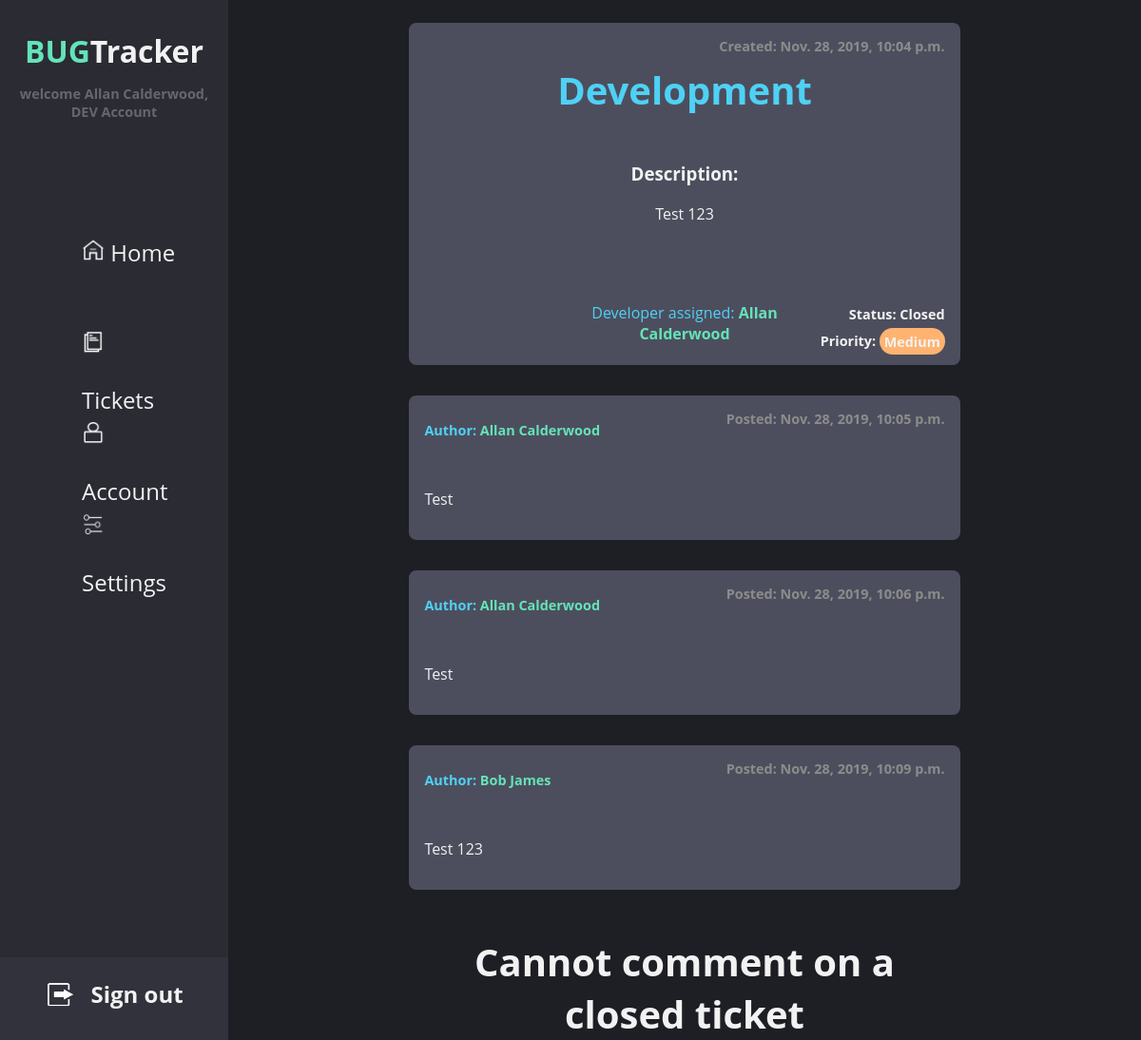
Page /tickets/details/4 (signed in) on the committed database.
### tickets/models.py (models this page shows)
class Ticket(models.Model):
    LOW = 'Low'
    MED = 'Medium'
    HIG = 'High'
    PRIORITY = [
        (LOW, 'Low'),
        (MED, 'Medium'),
        (HIG, 'High'),
    ]
    OPN = 'Open'
    RES = 'Resolved'
    CLS = 'Closed'
    STATUS = [
        (OPN, 'Open'),
        (RES, 'Resolved'),
        (CLS, 'Closed'),
    ]
    DEV = 'Development'
    TEST = 'Testing'
    PRO = 'Production'
    STAGE = [
        (DEV, 'Development'),
        (TEST, 'Testing'),
        (PRO, 'Production'),
    ]
    creatorID = models.ForeignKey(
        settings.AUTH_USER_MODEL,
        on_delete=models.CASCADE,
        related_name='+'
    )
    devID = models.ForeignKey(
        settings.AUTH_USER_MODEL,
        on_delete=models.CASCADE,
        related_name='+'
    )
    description = models.TextField(max_length=1000)
    priority = models.CharField(
        max_length=7,
        choices=PRIORITY
    )
    time = models.DateTimeField(auto_now=False, auto_now_add=True)
    status = models.CharField(
        max_length=8,
        choices=STATUS,
        default='Open',
    )
    stage = models.CharField(
        max_length=11,
        choices=STAGE,
        default='Development',
    )

class Comment(models.Model):
    ticketID = models.ForeignKey(Ticket, on_delete=models.CASCADE)
    content = models.TextField(max_length=1000)
    time = models.DateTimeField(auto_now=False, auto_now_add=True)
    userID = models.ForeignKey(
        settings.AUTH_USER_MODEL,
        on_delete=models.CASCADE,
    )

### tickets/views.py (the view)
# urls.py: path('details/<ticketid>', views.details, name="ticket-details"),
@login_required
def details(request, ticketid):
    if request.method == 'POST':
        form = CommentForm(request.POST)
        if form.is_valid():
            extendedForm = form.save(commit=False)
            extendedForm.userID=request.user
            extendedForm.ticketID=Ticket.objects.filter(id=ticketid)[0]
            extendedForm.save()
    else:
         form = CommentForm()
    details = Ticket.objects.filter(id=ticketid)
    devID =details[0].devID.id
    dev = get_user_model().objects.get(id=devID)
    comments = Comment.objects.filter(ticketID=ticketid)
    role = request.user.role.title
    for comment in comments:
        comment.author=get_user_model().objects.get(id=comment.userID.id)
    if (request.user == details[0].devID):
        creator=True
    else:
        creator=False
    return render(request, 'tickets/details.html', {'title': 'Ticket Details',
    'details': details, 'dev': dev, 'comments':comments, 'role':role,'creator':creator})

### tickets/templates/tickets/details.html (shortened to what this page needs)
{% extends "base_home.html" %}
{% block content %}
    {% for ticket in details %}
    <div class="ticket-details">
      <h1>{{ticket.stage}}</h1>
      <h2 class="status">Status: {{ticket.status}}</h2>
      <h2 class="priority">Priority: <span class="{{ticket.priority}}">{{ticket.priority}}</span></h2>
      <h2 class="time">Created: {{ticket.time}}</h2>
      <h3>Description: </h3>
      <p>{{ticket.description}}</p>
      <br><br><br><br><br><br>
      <h4><span style="font-weight:normal">Developer assigned: </span>
        {{dev.get_full_name}}
      </h4>
    {% endfor %}
    </div>
    {% for comment in comments %}
    <div class="comments">
        <h2 class="author">Author: <span>{{comment.author.get_full_name}}</span></h2><br><br>
        <br>
        <p>{{comment.content}}</p>
        <h2 class="time">Posted: {{comment.time}}</h2>
    </div>
    {% endfor %}
    {% for ticket in details %}
      {% if ticket.status == 'Closed' %}
        <h1 id="noComment"> Cannot comment on a closed ticket </h1>
      {% endif %}
    {% endfor %}
{% endblock %}

### templates/base_home.html (shortened to what this page needs)
<!DOCTYPE html>
{% load static %}
<html lang="en">
<head>
    <link rel="stylesheet" type="text/css" href="{% static 'css/bugTracker.min.css' %}">
</head>
<body>
  <div class="main-wrapper">
    <div class="sidebar">
      <div id="logo">
        <a href="{% url 'tickets:home'%}"><span>BUG</span>Tracker</a>
      </div>
      <h3>welcome {{ request.user.get_full_name }},<br>{{ user.role.title }} Account</h3>
      <ul>
        <li> <a href="{% url 'tickets:home'%}">
          <img src="{% static 'images/home.png' %}"/>
          Home
        </a>
       </li>
        <li>
          <a href="{% url 'tickets:tickets'%}">
            <img src="{% static 'images/ticket.png' %}"/>
            Tickets
          </a>
        </li>
        <li>
           <a href="{% url 'users:account'%}">
             <img src="{% static 'images/user.png' %}"/>
             Account
           </a>
         </li>
        <li>
          <a href="{% url 'tickets:settings'%}">
            <img src="{% static 'images/settings.png' %}"/>
            Settings
          </a>
        </li>
      </ul>
      <div id="logout-wrapper">
      <a id="logout" href="{% url 'logout'%}"><img src="{% static 'images/logout.png' %}"/>Sign out</a>
      </div>
    </div>
    <div class="cntn">
        {% block content %}{% endblock %}
    </div>
  </div>
</body>
</html>

### rows in the picture
Ticket: stage "Development", status "Closed", priority "Medium", time "Nov. 28, 2019, 10:04 p.m.", description "Test 123", shows "Cannot comment on a closed ticket"
Comment: author.get_full_name "Allan Calderwood", content "Test", time "Nov. 28, 2019, 10:05 p.m."
Comment: author.get_full_name "Allan Calderwood", content "Test", time "Nov. 28, 2019, 10:06 p.m."
Comment: author.get_full_name "Bob James", content "Test 123", time "Nov. 28, 2019, 10:09 p.m."

### other values in the picture
{{ request.user.get_full_name }} "Allan Calderwood"
{{ user.role.title }} "DEV"
{{ dev.get_full_name }} "Allan Calderwood"
